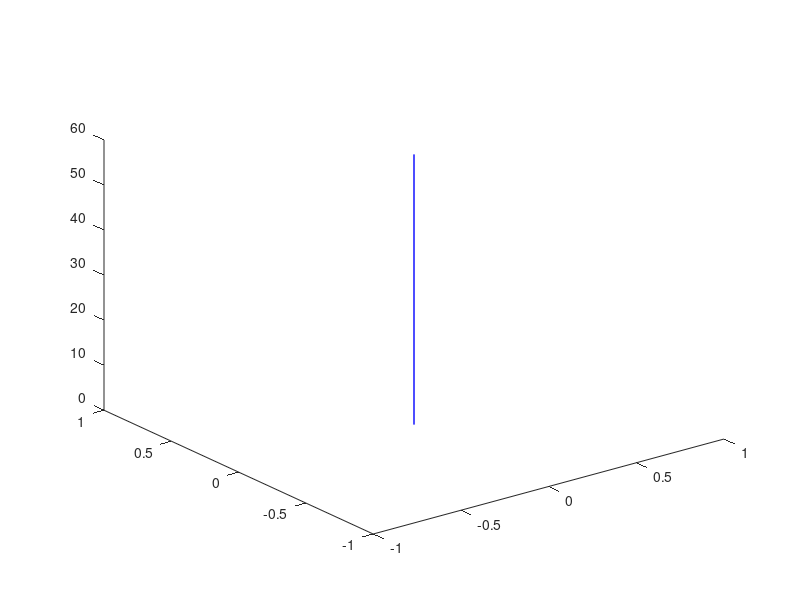

Source code (MATLAB): (Note: this script raises an error after producing the figure.)
inc = 10;
alpha = 0.5;
lwid = 1;

for p1 = 0:inc:360
    for P = 0:inc:90
        x = [p1, p1];
        y = [P, P];
        z = [0, 60];
        p = plot3(x, y, z, 'b', 'LineWidth', lwid);
        p.Color(4) = alpha;
        hold on
    end 
end

for p1 = 0:inc:360
    for p2 = 0:inc:60
        x = [p1, p1];
        y = [0, 90];
        z = [p2, p2];
        p = plot3(x, y, z, 'b', 'LineWidth', lwid);
        p.Color(4) = alpha;
    end 
end

for P = 0:inc:90
    for p2 = 0:inc:60
        x = [0, 360];
        y = [P, P];
        z = [p2, p2];
        p = plot3(x, y, z, 'b', 'LineWidth', lwid);
        p.Color(4) = alpha;
    end 
end

hold off

axis equal tight

xlabel('\phi_1')
ylabel('\Phi')
zlabel('\phi_2')
